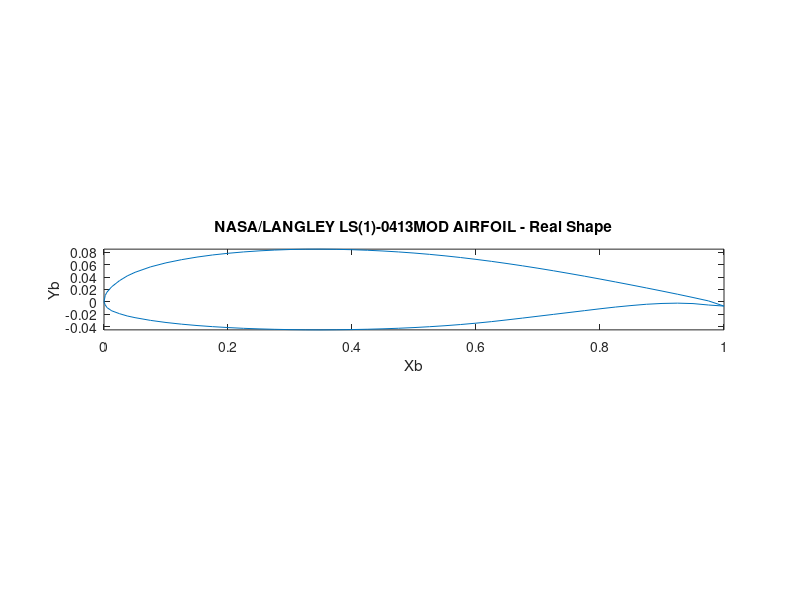

Write the MATLAB code that produced this figure. (Note: this script raises an error after producing the figure.)
clc
clear
disp('****************************************************************')
disp('***            NASA/LANGLEY LS(1)-0413MOD AIRFOIL            ***')
disp('****************************************************************')
fprintf ('\n')
disp('Coefficients of Lift/Drag values for different angles of attack:')
disp('----------------------------------------------------------------')

%% Initial declarations
% Define all constants
Vinf = 10; % Freestream velocity
c = 1.0; % Chord length 

% Call function to get X, Y locations for the airfoil
data = load('NASA_LS(1)_0413MOD_DATA_POINTS.dat');
Xb = data(:, 1);
Yb = flip(data(:, 2));

% Plot the airfoil geometry based on the data
figure;
plot(Xb, Yb) % Plot airfoil based on the data
xlabel('Xb')
ylabel('Yb')
title('NASA/LANGLEY LS(1)-0413MOD AIRFOIL - Real Shape')
axis image

%% Determine cl/cd with varying angles of attack
angle_of_attack = [0 3 6 9 12]; % 5 Different Angles of Attack
for i = 1:length(angle_of_attack)
    print = ['At "', num2str(angle_of_attack(i)), ' deg":'];
    disp(print)
    [c_l, c_d] = VORTEX_PANEL_FUNCTION(Xb, Yb, Vinf, c, angle_of_attack(i)); % Call Vortex Panel Method function
    CL(i) = c_l; % Store this value for c_l
    CD(i) = c_d; % Store this value for c_d
    printLift = ['C_L = ', num2str(CL(i), 6)];
    printDrag = ['C_D = ', num2str(CD(i), 6)];
    disp(printLift)
    disp(printDrag)
    fprintf('\n')
end

%% Plot C_L vs alpha for varying angles of attack
figure;
plot(angle_of_attack, CL, 'Linewidth', 2)
hold on
plot(angle_of_attack, CL, 'ko', 'Linewidth', 2)
title('NASA/LANGLEY LS(1)-0413MOD AIRFOIL: C_{L} vs \alpha')
xlabel('\alpha')
ylabel('C_{L}')
cl_values = {num2str(CL(1)), num2str(CL(2)), num2str(CL(3)), num2str(CL(4)), num2str(CL(5))};
text(angle_of_attack + 0.1, CL - 0.025, cl_values)
grid on
hold off

%% Plot C_D vs alpha for varying angles of attack
figure;
plot(angle_of_attack, CD, 'Linewidth', 2)
hold on
plot(angle_of_attack, CD, 'ko', 'Linewidth', 2)
title('NASA/LANGLEY LS(1)-0413MOD AIRFOIL: C_{D} vs \alpha')
xlabel('\alpha')
ylabel('C_{D}')
cd_values = {num2str(CD(1)), num2str(CD(2)), num2str(CD(3)), num2str(CD(4)), num2str(CD(5))};
text(angle_of_attack + 0.1, CD - 0.001, cd_values)
grid on
hold off
